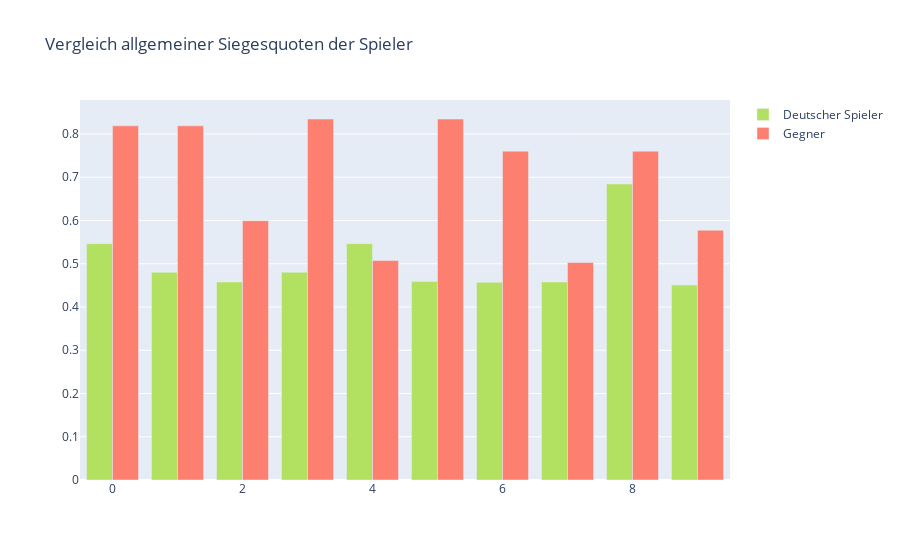

The code cell stored with this chart in its notebook:
### Markdown cell above
### Visualisierung der allgemeinen Siegesquoten der Spieler aus den Top 10 "schlechtesten" Matchkombinationen

### Code cell
fig = go.Figure()

fig.add_trace(go.Bar(
    x=df_merge2[0:10].index,
    y=df_merge2[0:10]["Siegesquote_deutscher_Spieler_allg"],
    name='Deutscher Spieler',
    customdata=df_merge2[0:10][["Vorname_deutsch", "Nachname_deutsch", "Siegesquote_deutscher_Spieler_allg"]],
    hovertemplate=
    '<i>Name</i>: %{customdata[0]} %{customdata[1]}<br>'+
    '<i>Siegesquote</i>: %{customdata[2]:.2f}<br>'+
    '<extra></extra>',
    marker_color='#b2e061'  # Farbe für den deutschen Spieler
))

fig.add_trace(go.Bar(
    x=df_merge2[0:10].index,
    y=df_merge2[0:10]["Siegesquote_Gegner_allg"],
    name='Gegner',
    customdata=df_merge2[0:10][["Vorname_Gegner", "Nachname_Gegner", "Siegesquote_Gegner_allg"]],
    hovertemplate=
    '<i>Name</i>: %{customdata[0]} %{customdata[1]}<br>'+
    '<i>Siegesquote</i>: %{customdata[2]:.2f}<br>'+
    '<extra></extra>',
    marker_color='#fd7f6f'  # Farbe für den Gegner
))

fig.update_layout(barmode='group', title_text='Vergleich allgemeiner Siegesquoten der Spieler')

fig.show()

### Figure 1 — Plotly figure (JSON) as saved in the notebook; plotly's stock layout.template omitted (floating-point values rounded to 4 significant figures)
{"data": [{"customdata": [["Philipp", "Kohlschreiber", 0.5465], ["Florian", "Mayer", 0.4803], ["Bernd", "Karbacher", 0.4579], ["Florian", "Mayer", 0.4803], ["Philipp", "Kohlschreiber", 0.5465], ["Jan Lennard", "Struff", 0.4589], ["Rolf", "Gehring", 0.4569], ["Bernd", "Karbacher", 0.4579], ["Michael", "Stich", 0.6844], ["Marc Kevin", "Goellner", 0.4507]], "hovertemplate": "<i>Name</i>: %{customdata[0]} %{customdata[1]}<br><i>Siegesquote</i>: %{customdata[2]:.2f}<br><extra></extra>", "marker": {"color": "#b2e061"}, "name": "Deutscher Spieler", "type": "bar", "x": [0, 1, 2, 3, 4, 5, 6, 7, 8, 9], "y": [0.5465, 0.4803, 0.4579, 0.4803, 0.5465, 0.4589, 0.4569, 0.4579, 0.6844, 0.4507]}, {"customdata": [["Roger", "Federer", 0.8188], ["Roger", "Federer", 0.8188], ["Andrei", "Medvedev", 0.5996], ["Novak", "Djokovic", 0.8347], ["Igor", "Andreev", 0.5075], ["Novak", "Djokovic", 0.8347], ["Guillermo", "Vilas", 0.7603], ["Jan", "Siemerink", 0.5027], ["Andre", "Agassi", 0.7602], ["Magnus", "Larsson", 0.5775]], "hovertemplate": "<i>Name</i>: %{customdata[0]} %{customdata[1]}<br><i>Siegesquote</i>: %{customdata[2]:.2f}<br><extra></extra>", "marker": {"color": "#fd7f6f"}, "name": "Gegner", "type": "bar", "x": [0, 1, 2, 3, 4, 5, 6, 7, 8, 9], "y": [0.8188, 0.8188, 0.5996, 0.8347, 0.5075, 0.8347, 0.7603, 0.5027, 0.7602, 0.5775]}], "layout": {"barmode": "group", "title": {"text": "Vergleich allgemeiner Siegesquoten der Spieler"}}}
